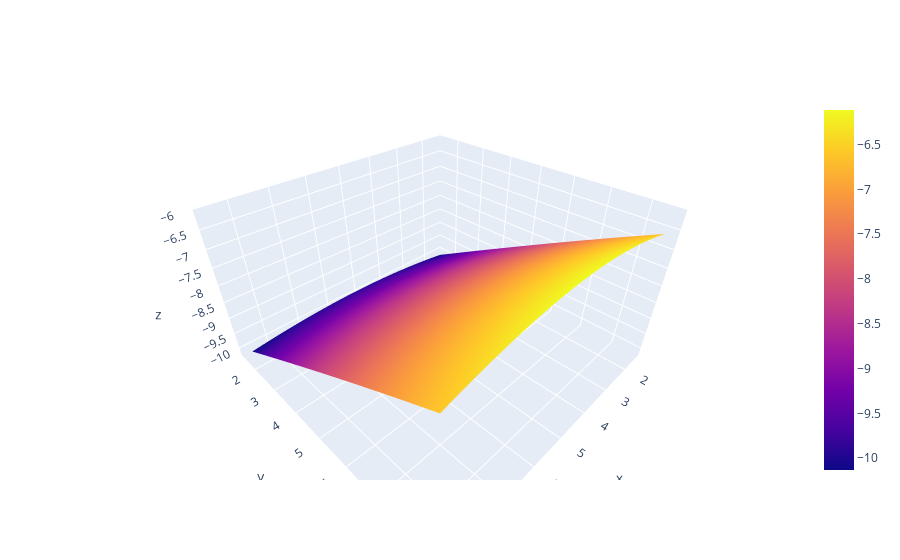
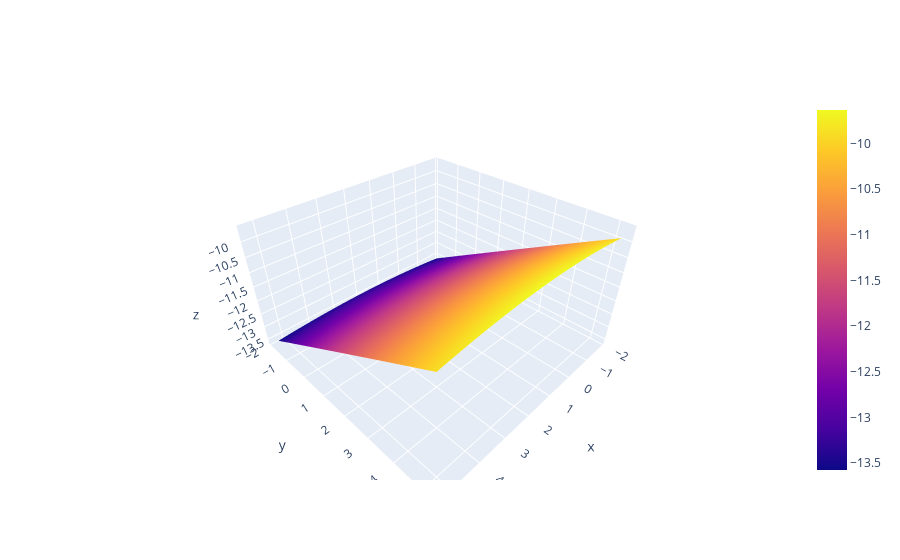
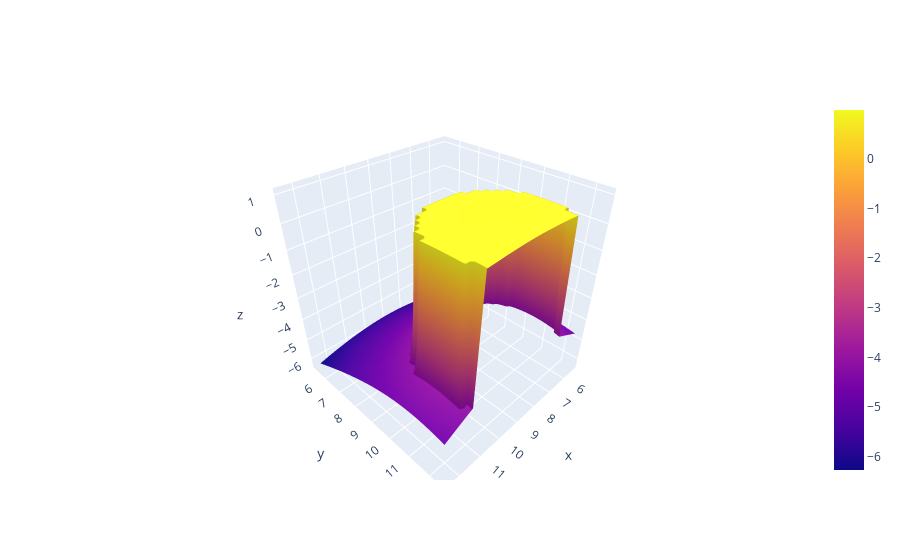
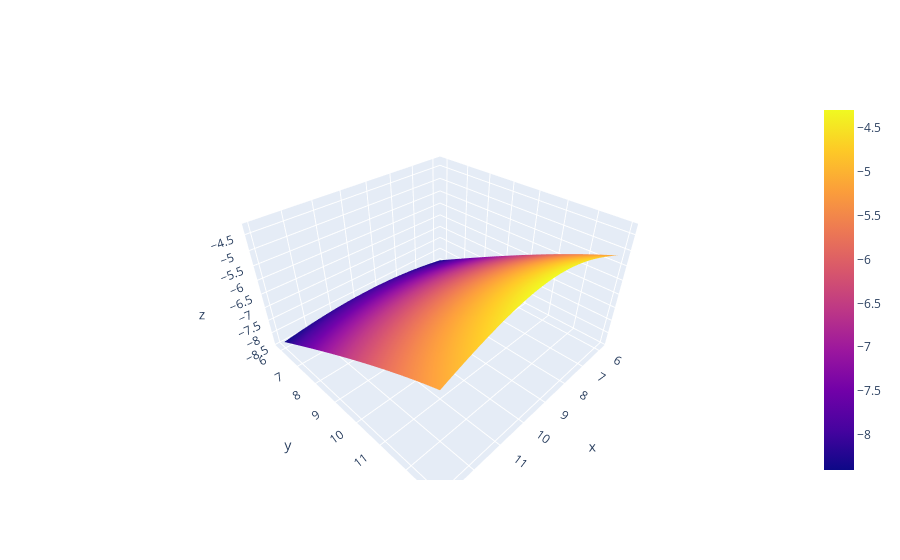

Notebook code cell kept with these figures, in order:
### Code cell
# position
for segment in cp.segments:
    cx, cy = cp.segments[segment]["pos"]
    x = np.outer(np.linspace(cx-3.54, cx+3.54, 30), np.ones(30))
    y = x.copy().T
    zipped = zip(np.reshape(x, -1), np.reshape(y, -1))

    def mapper(p):
        x, y = p
        return cp.position(segment, x, y)
    z = np.reshape(np.fromiter(map(mapper, zipped), float), (30, 30))

    go.Figure(data=go.Surface(x=x, y=y, z=z)).show()

### Figure 1 — Plotly figure (JSON) as saved in the notebook; plotly's stock layout.template omitted (floating-point values rounded to 4 significant figures; data arrays with more than 128 entries replaced by an {"elided": "..."} marker saying what was removed)
{"data": [{"type": "surface", "x": {"elided": "30x30 float values"}, "y": {"elided": "30x30 float values"}, "z": {"elided": "30x30 float values"}}], "layout": {"autosize": true, "scene": {"aspectmode": "auto", "aspectratio": {"x": 1.208, "y": 1.208, "z": 0.6855}, "camera": {"center": {"x": 0, "y": 0, "z": 0}, "eye": {"x": 1.027, "y": 1.027, "z": 1.027}, "projection": {"type": "perspective"}, "up": {"x": 0, "y": 0, "z": 1}}}}}

### Figure 2 — Plotly figure (JSON) as saved in the notebook; plotly's stock layout.template omitted (floating-point values rounded to 4 significant figures; data arrays with more than 128 entries replaced by an {"elided": "..."} marker saying what was removed)
{"data": [{"type": "surface", "x": {"elided": "30x30 float values"}, "y": {"elided": "30x30 float values"}, "z": {"elided": "30x30 float values"}}], "layout": {"autosize": true, "scene": {"aspectmode": "auto", "aspectratio": {"x": 1.216, "y": 1.216, "z": 0.6766}}}}

### Figure 3 — Plotly figure (JSON) as saved in the notebook; plotly's stock layout.template omitted (floating-point values rounded to 4 significant figures; data arrays with more than 128 entries replaced by an {"elided": "..."} marker saying what was removed)
{"data": [{"type": "surface", "x": {"elided": "30x30 float values"}, "y": {"elided": "30x30 float values"}, "z": {"elided": "30x30 float values"}}], "layout": {"autosize": true, "scene": {"aspectmode": "auto", "aspectratio": {"x": 0.9921, "y": 0.9921, "z": 1.016}}}}

### Figure 4 — Plotly figure (JSON) as saved in the notebook; plotly's stock layout.template omitted (floating-point values rounded to 4 significant figures; data arrays with more than 128 entries replaced by an {"elided": "..."} marker saying what was removed)
{"data": [{"type": "surface", "x": {"elided": "30x30 float values"}, "y": {"elided": "30x30 float values"}, "z": {"elided": "30x30 float values"}}], "layout": {"autosize": true, "scene": {"aspectmode": "auto", "aspectratio": {"x": 1.2, "y": 1.2, "z": 0.6942}}}}
